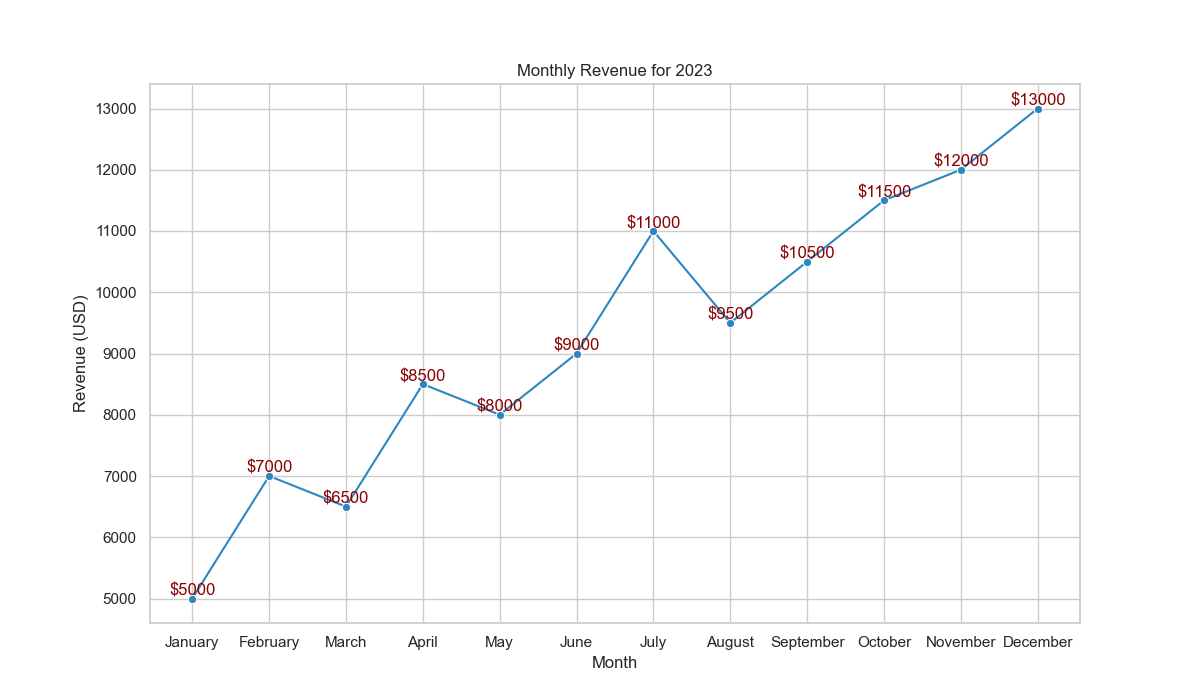

Here is the Python script that generated this plot:

import pandas as pd
import seaborn as sns
import matplotlib.pyplot as plt

# Creating the dataset
data = {
    'Month': ['January', 'February', 'March', 'April', 'May', 'June', 'July', 'August', 'September', 'October', 'November', 'December'],
    'Revenue': [5000, 7000, 6500, 8500, 8000, 9000, 11000, 9500, 10500, 11500, 12000, 13000]
}

# Convert the data into a DataFrame
df = pd.DataFrame(data)

# Initialize the matplotlib figure
plt.figure(figsize=(12, 7))

# Plotting the line chart with a Seaborn palette
line_chart = sns.lineplot(x='Month', y='Revenue', data=df, 
                          color='#2E86C1', marker='o')

# Annotate each point with its value
for x, y in zip(df['Month'], df['Revenue']):
    plt.text(x=x, y=y, s=f"${y}", color='darkred', va='bottom', ha='center')

# Set the title of the graph
plt.title('Monthly Revenue for 2023')

# Adjust the labels and the legend
plt.xlabel('Month')
plt.ylabel('Revenue (USD)')

# Show the final result
plt.show()
